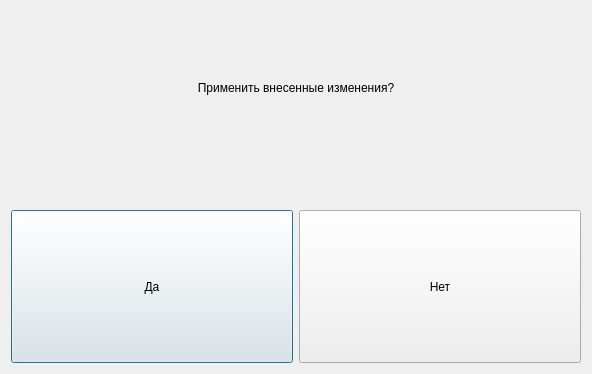
<?xml version="1.0" encoding="UTF-8"?>
<ui version="4.0">
 <class>AcceptWindow</class>
 <widget class="QDialog" name="AcceptWindow">
  <property name="windowModality">
   <enum>Qt::WindowModal</enum>
  </property>
  <property name="geometry">
   <rect>
    <x>0</x>
    <y>0</y>
    <width>592</width>
    <height>374</height>
   </rect>
  </property>
  <property name="windowTitle">
   <string>Применение параметров</string>
  </property>
  <layout class="QVBoxLayout" name="verticalLayout" stretch="1,0,1">
   <item>
    <widget class="QLabel" name="messageLabel">
     <property name="sizePolicy">
      <sizepolicy hsizetype="Expanding" vsizetype="Expanding">
       <horstretch>0</horstretch>
       <verstretch>0</verstretch>
      </sizepolicy>
     </property>
     <property name="text">
      <string>Применить внесенные изменения?</string>
     </property>
     <property name="alignment">
      <set>Qt::AlignCenter</set>
     </property>
     <property name="wordWrap">
      <bool>true</bool>
     </property>
    </widget>
   </item>
   <item>
    <spacer name="verticalSpacer">
     <property name="orientation">
      <enum>Qt::Vertical</enum>
     </property>
     <property name="sizeHint" stdset="0">
      <size>
       <width>20</width>
       <height>40</height>
      </size>
     </property>
    </spacer>
   </item>
   <item>
    <layout class="QHBoxLayout" name="horizontalLayout">
     <item>
      <widget class="QPushButton" name="acceptButton">
       <property name="sizePolicy">
        <sizepolicy hsizetype="Expanding" vsizetype="Expanding">
         <horstretch>0</horstretch>
         <verstretch>0</verstretch>
        </sizepolicy>
       </property>
       <property name="text">
        <string>Да</string>
       </property>
      </widget>
     </item>
     <item>
      <widget class="QPushButton" name="rejectButton">
       <property name="sizePolicy">
        <sizepolicy hsizetype="Expanding" vsizetype="Expanding">
         <horstretch>0</horstretch>
         <verstretch>0</verstretch>
        </sizepolicy>
       </property>
       <property name="text">
        <string>Нет</string>
       </property>
      </widget>
     </item>
    </layout>
   </item>
  </layout>
 </widget>
 <resources/>
 <connections>
  <connection>
   <sender>acceptButton</sender>
   <signal>clicked()</signal>
   <receiver>AcceptWindow</receiver>
   <slot>accept()</slot>
   <hints>
    <hint type="sourcelabel">
     <x>106</x>
     <y>257</y>
    </hint>
    <hint type="destinationlabel">
     <x>52</x>
     <y>163</y>
    </hint>
   </hints>
  </connection>
  <connection>
   <sender>rejectButton</sender>
   <signal>clicked()</signal>
   <receiver>AcceptWindow</receiver>
   <slot>reject()</slot>
   <hints>
    <hint type="sourcelabel">
     <x>369</x>
     <y>269</y>
    </hint>
    <hint type="destinationlabel">
     <x>322</x>
     <y>165</y>
    </hint>
   </hints>
  </connection>
 </connections>
</ui>
